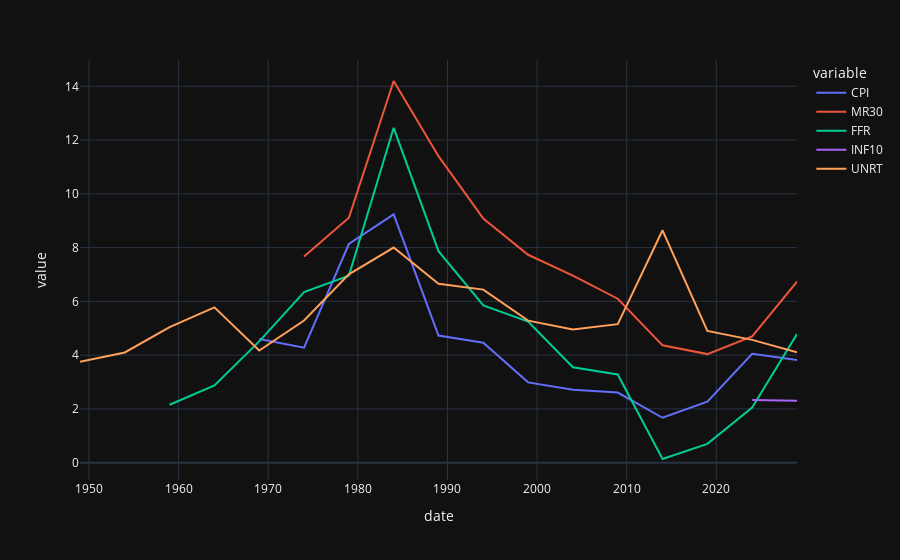

The notebook cell this image was saved under:
### Markdown cell above
#### Plot

### Code cell
r.plot()

### Figure 1 — Plotly figure (JSON) as saved in the notebook; plotly's stock layout.template omitted (floating-point values rounded to 4 significant figures)
{"data": [{"hovertemplate": "variable=CPI<br>date=%{x}<br>value=%{y}<extra></extra>", "legendgroup": "CPI", "line": {"color": "#636efa", "dash": "solid"}, "marker": {"symbol": "circle"}, "mode": "lines", "name": "CPI", "orientation": "v", "showlegend": true, "type": "scatter", "x": ["1948-12-31T00:00:00", "1953-12-31T00:00:00", "1958-12-31T00:00:00", "1963-12-31T00:00:00", "1968-12-31T00:00:00", "1973-12-31T00:00:00", "1978-12-31T00:00:00", "1983-12-31T00:00:00", "1988-12-31T00:00:00", "1993-12-31T00:00:00", "1998-12-31T00:00:00", "2003-12-31T00:00:00", "2008-12-31T00:00:00", "2013-12-31T00:00:00", "2018-12-31T00:00:00", "2023-12-31T00:00:00", "2028-12-31T00:00:00"], "xaxis": "x", "y": [NaN, NaN, NaN, NaN, 4.599, 4.276, 8.134, 9.239, 4.727, 4.461, 2.987, 2.715, 2.609, 1.67, 2.272, 4.048, 3.822], "yaxis": "y"}, {"hovertemplate": "variable=MR30<br>date=%{x}<br>value=%{y}<extra></extra>", "legendgroup": "MR30", "line": {"color": "#EF553B", "dash": "solid"}, "marker": {"symbol": "circle"}, "mode": "lines", "name": "MR30", "orientation": "v", "showlegend": true, "type": "scatter", "x": ["1948-12-31T00:00:00", "1953-12-31T00:00:00", "1958-12-31T00:00:00", "1963-12-31T00:00:00", "1968-12-31T00:00:00", "1973-12-31T00:00:00", "1978-12-31T00:00:00", "1983-12-31T00:00:00", "1988-12-31T00:00:00", "1993-12-31T00:00:00", "1998-12-31T00:00:00", "2003-12-31T00:00:00", "2008-12-31T00:00:00", "2013-12-31T00:00:00", "2018-12-31T00:00:00", "2023-12-31T00:00:00", "2028-12-31T00:00:00"], "xaxis": "x", "y": [NaN, NaN, NaN, NaN, NaN, 7.667, 9.112, 14.2, 11.4, 9.083, 7.733, 6.961, 6.098, 4.365, 4.039, 4.694, 6.735], "yaxis": "y"}, {"hovertemplate": "variable=FFR<br>date=%{x}<br>value=%{y}<extra></extra>", "legendgroup": "FFR", "line": {"color": "#00cc96", "dash": "solid"}, "marker": {"symbol": "circle"}, "mode": "lines", "name": "FFR", "orientation": "v", "showlegend": true, "type": "scatter", "x": ["1948-12-31T00:00:00", "1953-12-31T00:00:00", "1958-12-31T00:00:00", "1963-12-31T00:00:00", "1968-12-31T00:00:00", "1973-12-31T00:00:00", "1978-12-31T00:00:00", "1983-12-31T00:00:00", "1988-12-31T00:00:00", "1993-12-31T00:00:00", "1998-12-31T00:00:00", "2003-12-31T00:00:00", "2008-12-31T00:00:00", "2013-12-31T00:00:00", "2018-12-31T00:00:00", "2023-12-31T00:00:00", "2028-12-31T00:00:00"], "xaxis": "x", "y": [NaN, NaN, 2.154, 2.873, 4.513, 6.344, 6.956, 12.46, 7.868, 5.852, 5.245, 3.547, 3.279, 0.1363, 0.699, 2.052, 4.783], "yaxis": "y"}, {"hovertemplate": "variable=INF10<br>date=%{x}<br>value=%{y}<extra></extra>", "legendgroup": "INF10", "line": {"color": "#ab63fa", "dash": "solid"}, "marker": {"symbol": "circle"}, "mode": "lines", "name": "INF10", "orientation": "v", "showlegend": true, "type": "scatter", "x": ["1948-12-31T00:00:00", "1953-12-31T00:00:00", "1958-12-31T00:00:00", "1963-12-31T00:00:00", "1968-12-31T00:00:00", "1973-12-31T00:00:00", "1978-12-31T00:00:00", "1983-12-31T00:00:00", "1988-12-31T00:00:00", "1993-12-31T00:00:00", "1998-12-31T00:00:00", "2003-12-31T00:00:00", "2008-12-31T00:00:00", "2013-12-31T00:00:00", "2018-12-31T00:00:00", "2023-12-31T00:00:00", "2028-12-31T00:00:00"], "xaxis": "x", "y": [NaN, NaN, NaN, NaN, NaN, NaN, NaN, NaN, NaN, NaN, NaN, NaN, NaN, NaN, NaN, 2.33, 2.303], "yaxis": "y"}, {"hovertemplate": "variable=UNRT<br>date=%{x}<br>value=%{y}<extra></extra>", "legendgroup": "UNRT", "line": {"color": "#FFA15A", "dash": "solid"}, "marker": {"symbol": "circle"}, "mode": "lines", "name": "UNRT", "orientation": "v", "showlegend": true, "type": "scatter", "x": ["1948-12-31T00:00:00", "1953-12-31T00:00:00", "1958-12-31T00:00:00", "1963-12-31T00:00:00", "1968-12-31T00:00:00", "1973-12-31T00:00:00", "1978-12-31T00:00:00", "1983-12-31T00:00:00", "1988-12-31T00:00:00", "1993-12-31T00:00:00", "1998-12-31T00:00:00", "2003-12-31T00:00:00", "2008-12-31T00:00:00", "2013-12-31T00:00:00", "2018-12-31T00:00:00", "2023-12-31T00:00:00", "2028-12-31T00:00:00"], "xaxis": "x", "y": [3.75, 4.098, 5.045, 5.778, 4.172, 5.286, 7.003, 8.001, 6.653, 6.437, 5.284, 4.951, 5.153, 8.644, 4.902, 4.568, 4.104], "yaxis": "y"}], "layout": {"legend": {"title": {"text": "variable"}, "tracegroupgap": 0}, "margin": {"t": 60}, "xaxis": {"anchor": "y", "domain": [0, 1], "title": {"text": "date"}}, "yaxis": {"anchor": "x", "domain": [0, 1], "title": {"text": "value"}}}}
